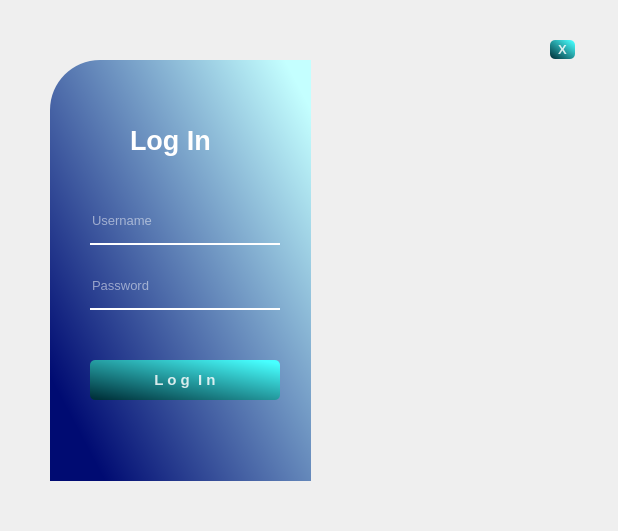
<?xml version="1.0" encoding="UTF-8"?>
<ui version="4.0">
 <class>show_login</class>
 <widget class="QMainWindow" name="show_login">
  <property name="geometry">
   <rect>
    <x>0</x>
    <y>0</y>
    <width>618</width>
    <height>531</height>
   </rect>
  </property>
  <property name="windowTitle">
   <string>Login</string>
  </property>
  <widget class="QWidget" name="centralwidget">
   <widget class="QWidget" name="widget" native="true">
    <property name="geometry">
     <rect>
      <x>20</x>
      <y>20</y>
      <width>571</width>
      <height>491</height>
     </rect>
    </property>
    <widget class="QLabel" name="label">
     <property name="geometry">
      <rect>
       <x>280</x>
       <y>40</y>
       <width>251</width>
       <height>421</height>
      </rect>
     </property>
     <property name="styleSheet">
      <string notr="true">border-image: url(:/png/gambarpng 1.png);
border-bottom-right-radius : 50px
</string>
     </property>
     <property name="text">
      <string/>
     </property>
    </widget>
    <widget class="QLabel" name="label_2">
     <property name="geometry">
      <rect>
       <x>30</x>
       <y>40</y>
       <width>261</width>
       <height>421</height>
      </rect>
     </property>
     <property name="styleSheet">
      <string notr="true">background-color: qlineargradient(spread:pad, x1:0.0508475, y1:0.813, x2:0.944, y2:0.0511364, stop:0 rgba(0, 11, 114, 255), stop:1 rgba(196, 255, 255, 255));
border-top-left-radius : 50px
</string>
     </property>
     <property name="text">
      <string/>
     </property>
    </widget>
    <widget class="QLabel" name="label_4">
     <property name="geometry">
      <rect>
       <x>110</x>
       <y>100</y>
       <width>111</width>
       <height>40</height>
      </rect>
     </property>
     <property name="font">
      <font>
       <pointsize>20</pointsize>
       <weight>75</weight>
       <bold>true</bold>
      </font>
     </property>
     <property name="styleSheet">
      <string notr="true">color: rgb(255, 255, 255);</string>
     </property>
     <property name="text">
      <string>Log In</string>
     </property>
    </widget>
    <widget class="QToolButton" name="t_login">
     <property name="geometry">
      <rect>
       <x>70</x>
       <y>340</y>
       <width>190</width>
       <height>40</height>
      </rect>
     </property>
     <property name="font">
      <font>
       <pointsize>11</pointsize>
       <weight>75</weight>
       <bold>true</bold>
      </font>
     </property>
     <property name="styleSheet">
      <string notr="true">QToolButton{
	background-color: qlineargradient(spread:pad, x1:0.0508475, y1:0.983, x2:0.944, y2:0.0511364, stop:0 rgba(0, 50, 59, 255), stop:1 rgba(71, 255, 255, 255));
	color:rgba(255,255,255,210);
	border-radius:5px;
}

QToolButton:hover{
	padding-left:5px;
	padding-top:5px;
	background-color:rgba(150,123,111,255);
}</string>
     </property>
     <property name="text">
      <string>L o g  I n</string>
     </property>
    </widget>
    <widget class="QLineEdit" name="username">
     <property name="geometry">
      <rect>
       <x>70</x>
       <y>185</y>
       <width>190</width>
       <height>40</height>
      </rect>
     </property>
     <property name="font">
      <font>
       <pointsize>10</pointsize>
       <weight>50</weight>
       <bold>false</bold>
      </font>
     </property>
     <property name="styleSheet">
      <string notr="true">background-color:rgba(0,0,0,0);
border:none;
border-bottom:2px solid rgb(255, 255, 255);
color: rgb(255, 255, 255);
padding-bottom:7px;</string>
     </property>
     <property name="placeholderText">
      <string>Username</string>
     </property>
    </widget>
    <widget class="QLineEdit" name="password">
     <property name="geometry">
      <rect>
       <x>70</x>
       <y>250</y>
       <width>190</width>
       <height>40</height>
      </rect>
     </property>
     <property name="font">
      <font>
       <pointsize>10</pointsize>
      </font>
     </property>
     <property name="styleSheet">
      <string notr="true">background-color:rgba(0,0,0,0);
border:none;
border-bottom:2px solid rgb(255, 255, 255);
color: rgb(255, 255, 255);
padding-bottom:7px;</string>
     </property>
     <property name="text">
      <string/>
     </property>
     <property name="echoMode">
      <enum>QLineEdit::Password</enum>
     </property>
     <property name="placeholderText">
      <string>Password</string>
     </property>
    </widget>
    <widget class="QToolButton" name="exit">
     <property name="geometry">
      <rect>
       <x>530</x>
       <y>20</y>
       <width>25</width>
       <height>19</height>
      </rect>
     </property>
     <property name="font">
      <font>
       <family>Arial</family>
       <pointsize>10</pointsize>
       <weight>75</weight>
       <bold>true</bold>
      </font>
     </property>
     <property name="styleSheet">
      <string notr="true">QToolButton{
	background-color: qlineargradient(spread:pad, x1:0.0508475, y1:0.983, x2:0.944, y2:0.0511364, stop:0 rgba(0, 50, 59, 255), stop:1 rgba(71, 255, 255, 255));
	color:rgba(255,255,255,210);
	border-radius:5px;
}

QToolButton:hover{
	padding-left:5px;
	padding-top:5px;
	background-color:rgba(150,123,111,255);
}</string>
     </property>
     <property name="text">
      <string>X</string>
     </property>
    </widget>
    <zorder>label_2</zorder>
    <zorder>label</zorder>
    <zorder>label_4</zorder>
    <zorder>t_login</zorder>
    <zorder>username</zorder>
    <zorder>password</zorder>
    <zorder>exit</zorder>
   </widget>
  </widget>
 </widget>
 <resources>
  <include location="PNG/sumber.qrc"/>
 </resources>
 <connections/>
</ui>
